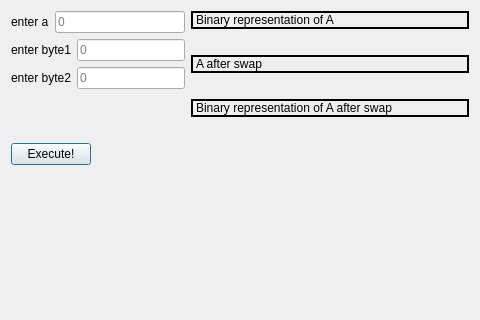
<?xml version="1.0" encoding="UTF-8"?>
<ui version="4.0">
 <class>Part3Dialog</class>
 <widget class="QDialog" name="Part3Dialog">
  <property name="geometry">
   <rect>
    <x>0</x>
    <y>0</y>
    <width>480</width>
    <height>320</height>
   </rect>
  </property>
  <property name="windowTitle">
   <string>Dialog</string>
  </property>
  <layout class="QFormLayout" name="formLayout">
   <item row="0" column="0">
    <layout class="QGridLayout" name="gridLayout">
     <item row="0" column="0">
      <layout class="QHBoxLayout" name="horizontalLayout">
       <item>
        <widget class="QLabel" name="label">
         <property name="text">
          <string>enter a</string>
         </property>
        </widget>
       </item>
       <item>
        <widget class="QLineEdit" name="a_value">
         <property name="placeholderText">
          <string>0</string>
         </property>
        </widget>
       </item>
      </layout>
     </item>
     <item row="1" column="0">
      <layout class="QHBoxLayout" name="horizontalLayout_2">
       <item>
        <widget class="QLabel" name="label_2">
         <property name="text">
          <string>enter byte1</string>
         </property>
        </widget>
       </item>
       <item>
        <widget class="QLineEdit" name="byte1_value">
         <property name="maxLength">
          <number>1</number>
         </property>
         <property name="placeholderText">
          <string>0</string>
         </property>
        </widget>
       </item>
      </layout>
     </item>
     <item row="2" column="0">
      <layout class="QHBoxLayout" name="horizontalLayout_3">
       <item>
        <widget class="QLabel" name="label_3">
         <property name="text">
          <string>enter byte2</string>
         </property>
        </widget>
       </item>
       <item>
        <widget class="QLineEdit" name="byte2_value">
         <property name="maxLength">
          <number>1</number>
         </property>
         <property name="placeholderText">
          <string>0</string>
         </property>
        </widget>
       </item>
      </layout>
     </item>
    </layout>
   </item>
   <item row="0" column="1">
    <layout class="QVBoxLayout" name="verticalLayout_6">
     <property name="sizeConstraint">
      <enum>QLayout::SetMinAndMaxSize</enum>
     </property>
     <item>
      <layout class="QVBoxLayout" name="verticalLayout">
       <item>
        <widget class="QLabel" name="label_6">
         <property name="frameShape">
          <enum>QFrame::WinPanel</enum>
         </property>
         <property name="text">
          <string>Binary representation of A</string>
         </property>
        </widget>
       </item>
       <item>
        <widget class="QLabel" name="binaryRepresentation">
         <property name="text">
          <string/>
         </property>
        </widget>
       </item>
      </layout>
     </item>
     <item>
      <layout class="QVBoxLayout" name="verticalLayout_2">
       <item>
        <widget class="QLabel" name="label_7">
         <property name="frameShape">
          <enum>QFrame::WinPanel</enum>
         </property>
         <property name="text">
          <string>A after swap</string>
         </property>
        </widget>
       </item>
       <item>
        <widget class="QLabel" name="swap">
         <property name="text">
          <string/>
         </property>
        </widget>
       </item>
      </layout>
     </item>
     <item>
      <layout class="QVBoxLayout" name="verticalLayout_4">
       <item>
        <widget class="QLabel" name="label_9">
         <property name="frameShape">
          <enum>QFrame::WinPanel</enum>
         </property>
         <property name="text">
          <string>Binary representation of A after swap</string>
         </property>
        </widget>
       </item>
       <item>
        <widget class="QLabel" name="binSwap">
         <property name="text">
          <string/>
         </property>
        </widget>
       </item>
      </layout>
     </item>
    </layout>
   </item>
   <item row="1" column="0">
    <widget class="QPushButton" name="startButton">
     <property name="text">
      <string>Execute!</string>
     </property>
    </widget>
   </item>
  </layout>
 </widget>
 <resources/>
 <connections/>
</ui>
